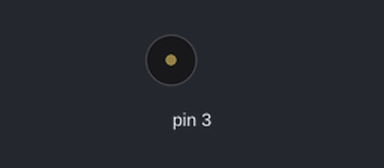
A sketch run on a simulated Arduino Uno, built with avr-gcc and run on an emulated ATmega328P. Parts: buzzer (waves = sounding).

Above: at 3.5 s.
Timing chart, 0 to 8.5 s (numbered marks = the images above):
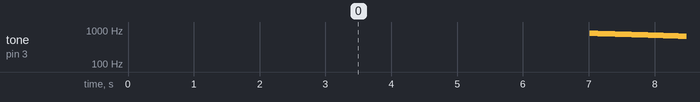

Measured:
- by itself, tone on pin 3: plays 800 Hz for 0.01 s, 799 Hz for 0.01 s, 798 Hz for 0.01 s, 797 Hz for 0.01 s, 796 Hz for 0.01 s, 795 Hz for 0.01 s … (3786 notes in this stretch)

The sketch:

class8_lab1.ino
```cpp
void setup()
{
  pinMode(3,OUTPUT);
}

void loop()
{
  for(int i=200;i<=800;i++)  //用循环的方式将频率从200HZ 增加到800HZ
  {
    tone(3,i);     //在D3端口输出频率
    delay(5);      //该频率维持5毫秒
  }
  tone(3,0);
  delay(4000);     //最高频率下维持4秒钟

  for(int i=800;i>=200;i--)  // 频率降低
  {
    tone(3,i);
    delay(10);    //该频率维持10毫秒
  }
}
```
